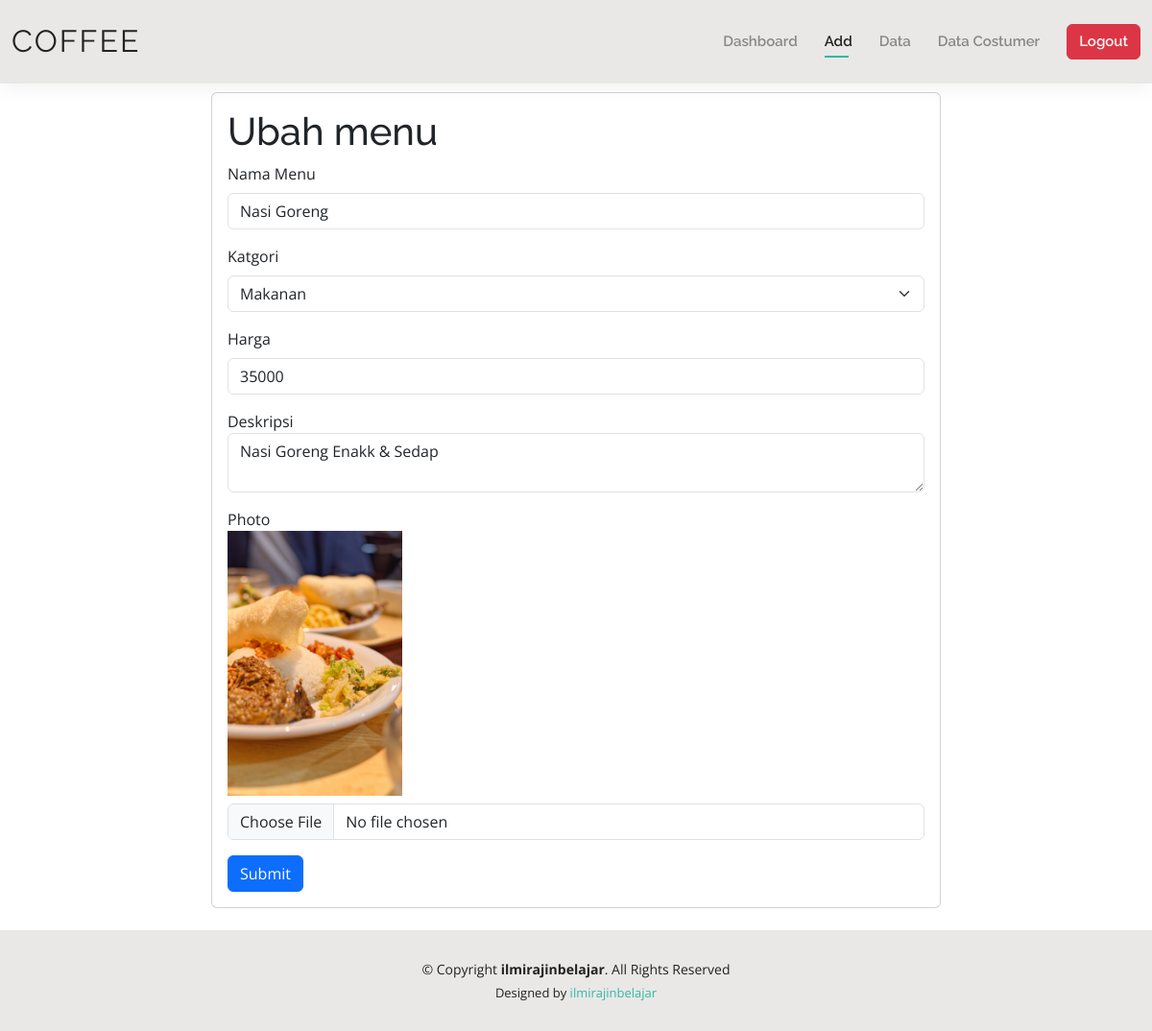
The app's page /admin/edit_menu.php?id=14 (signed in) with its own data.
### tables this page shows
CREATE TABLE `menu` (
  `id_menu` int(11) NOT NULL,
  `nama_menu` varchar(100) NOT NULL,
  `id_category` int(11) NOT NULL,
  `harga` int(11) NOT NULL,
  `deskripsi` text NOT NULL,
  `menu_photo` varchar(100) NOT NULL
);

### admin/edit_menu.php (the view, shortened to what this page needs)
<?php
if (!isset($_SESSION['username']) and !isset($_SESSION['password'])) {
    echo "<script>
            alert('Dilarang mengakses halaman ini!');
            window.location='../login.php';
          </script>";
} else {
?>
    <!DOCTYPE html>
    <html lang="en">
    <head>
        <link href="../assets/vendor/aos/aos.css" rel="stylesheet">
        <link href="../assets/vendor/bootstrap/css/bootstrap.min.css" rel="stylesheet">
        <link href="../assets/vendor/bootstrap-icons/bootstrap-icons.css" rel="stylesheet">
        <link href="../assets/vendor/boxicons/css/boxicons.min.css" rel="stylesheet">
        <link href="../assets/vendor/glightbox/css/glightbox.min.css" rel="stylesheet">
        <link href="../assets/vendor/swiper/swiper-bundle.min.css" rel="stylesheet">
        <link href="../assets/css/style.css" rel="stylesheet">
    </head>
    <body>
        <header id="header" class="fixed-top">
            <div class="container-fluid d-flex justify-content-between align-items-center">
                <h1 class="logo me-auto me-lg-0"><a href="index.html">Coffee</a></h1>
                <nav id="navbar" class="navbar order-last order-lg-0">
                    <ul>
                        <li><a href="dashboard.php">Dashboard</a></li>
                        <li><a class="active" href="add.php">Add</a></li>
                        <li><a href="data.php">Data</a></li>
                        <li><a href="data_costumer.php">Data Costumer</a></li>
                        <li><a href="logout.php" class="alert_notif btn btn-danger text-light">Logout</a></li>
                    </ul>
                </nav>
            </div>
        </header>
        <main id="main">
            <div class="container" style="margin-top: 6rem; margin-bottom:8rem; ">
                <div class="row justify-content-center">
                    <div class="col-lg-8 card p-3">
                        <h1>Ubah menu</h1>
                        <?php
                        include('../koneksi.php');
                        $id = $_GET['id'];
                        $query = mysqli_query($koneksi, "SELECT * FROM menu WHERE id_menu='$id' ");
                        $data = mysqli_fetch_array($query);
                        ?>
                        <form action="update_menu.php" method="POST" enctype="multipart/form-data">
                            <div class="mb-3">
                                <label for="nama_menu" class="form-label">Nama Menu</label>
                                <input type="text" name="nama_menu" class="form-control" id="nama_menu" value="<?= $data['nama_menu']; ?>">
                            </div>
                            <div class="mb-3">
                                <label for="katgori" class="form-label">Katgori</label>
                                <select class="form-select" name="kategori" id="kategori">
                                    <?php
                                    $queryCategories = mysqli_query($koneksi, "SELECT * FROM categories");
                                    foreach ($queryCategories as $key => $value) {
                                    ?>
                                        <option value="<?= $value['id']; ?>"><?= $value['nama_category']; ?></option>
                                    <?php } ?>
                                </select>
                            </div>
                            <div class="mb-3">
                                <label for="harga" class="form-label">Harga</label>
                                <input type="text" name="harga" class="form-control" id="harga" value="<?= $data['harga']; ?>">
                            </div>
                            <div class=" mb-3">
                                <label for="desc">Deskripsi</label>
                                <textarea class="form-control" name="deskripsi" placeholder="Deskripsi" id="desc"><?= $data['deskripsi']; ?></textarea>
                            </div>
                            <div class=" mb-3">
                                <label for="photo">Photo</label> <br>
                                <img src="../assets/img/<?= $data['menu_photo']; ?>" class="w-25 mb-2" alt="<?= $data['menu_photo']; ?>">
                                <input type="file" name="foto" class="form-control" id="photo">
                            </div>
                            <button type="submit" class="btn btn-primary">Submit</button>
                        </form>
                    </div>
                </div>
            </div>
            <footer id="footer" class="fixed-bottom">
                <div class="container">
                    <div class="copyright">
                        &copy; Copyright <strong><span>ilmirajinbelajar</span></strong>. All Rights Reserved
                    </div>
                    <div class="credits">
                        Designed by <a href="https://l.instagram.com/?u=https%3A%2F%2Finstagram.com%2Filmirajinbelajar%3Figshid%3DNjIwNzIyMDk2Mg%253D%253D&e=AT05KtZI_x8J_qgj8rcIg6ivOFiO_m4gS_SwmUtNKuI5WI3qSg4UJBacPsUbRLVES5aQmBkj4YAPYseWlChWozIEItSkpL32f_0fzKTa5diRf0seMYcu5Q">ilmirajinbelajar</a>
                    </div>
                </div>
            </footer>
    </body>
    </html>
<?php } ?>

### assets/css/style.css (style rules this page uses)
body { font-family: "Open Sans", sans-serif; color: #444444; }
a { color: #34b7a7; text-decoration: none; }
h1, h2, h3, h4, h5, h6 { font-family: "Raleway", sans-serif; }
#main { margin-top: 50px; }
#header { background: #e9e8e6; box-shadow: 0px 0px 25px 0 rgba(0, 0, 0, 0.08); z-index: 997; padding: 15px 0; }
#header .logo { font-size: 32px; margin: 0; padding: 0; line-height: 1; font-weight: 400; letter-spacing: 2px; text-transform: uppercase; }
#header .logo a { color: #222222; }
.navbar { padding: 0; }
.navbar ul { margin: 0; padding: 0; display: flex; list-style: none; align-items: center; }
.navbar li { position: relative; padding: 10px 0 10px 28px; }
.navbar a, .navbar a:focus { display: flex; align-items: center; justify-content: space-between; font-family: "Raleway", sans-serif; font-size: 15px; font-weight: 600; color: #888888; white-space: nowrap; transition: 0.3s; position: relative; }
.navbar>ul>li>a:before { content: ""; position: absolute; width: 0; height: 2px; bottom: -5px; left: 0; background-color: #34b7a7; visibility: hidden; width: 0px; transition: all 0.3s ease-in-out 0s; }
.navbar a:hover:before, .navbar li:hover>a:before, .navbar .active:before { visibility: visible; width: 25px; }
.navbar a:hover, .navbar .active, .navbar .active:focus, .navbar li:hover>a { color: #222222; }
#footer { background: #e9e8e6; padding: 30px 0; color: #222222; font-size: 14px; text-align: center; }
#footer .credits { padding-top: 5px; font-size: 13px; }
#footer .credits a { color: #34b7a7; }

### records on screen
menu: nama_menu "Nasi Goreng", harga "35000", deskripsi "Nasi Goreng Enakk & Sedap", menu_photo (picture)

### other values on screen
form field kategori "Makanan"
